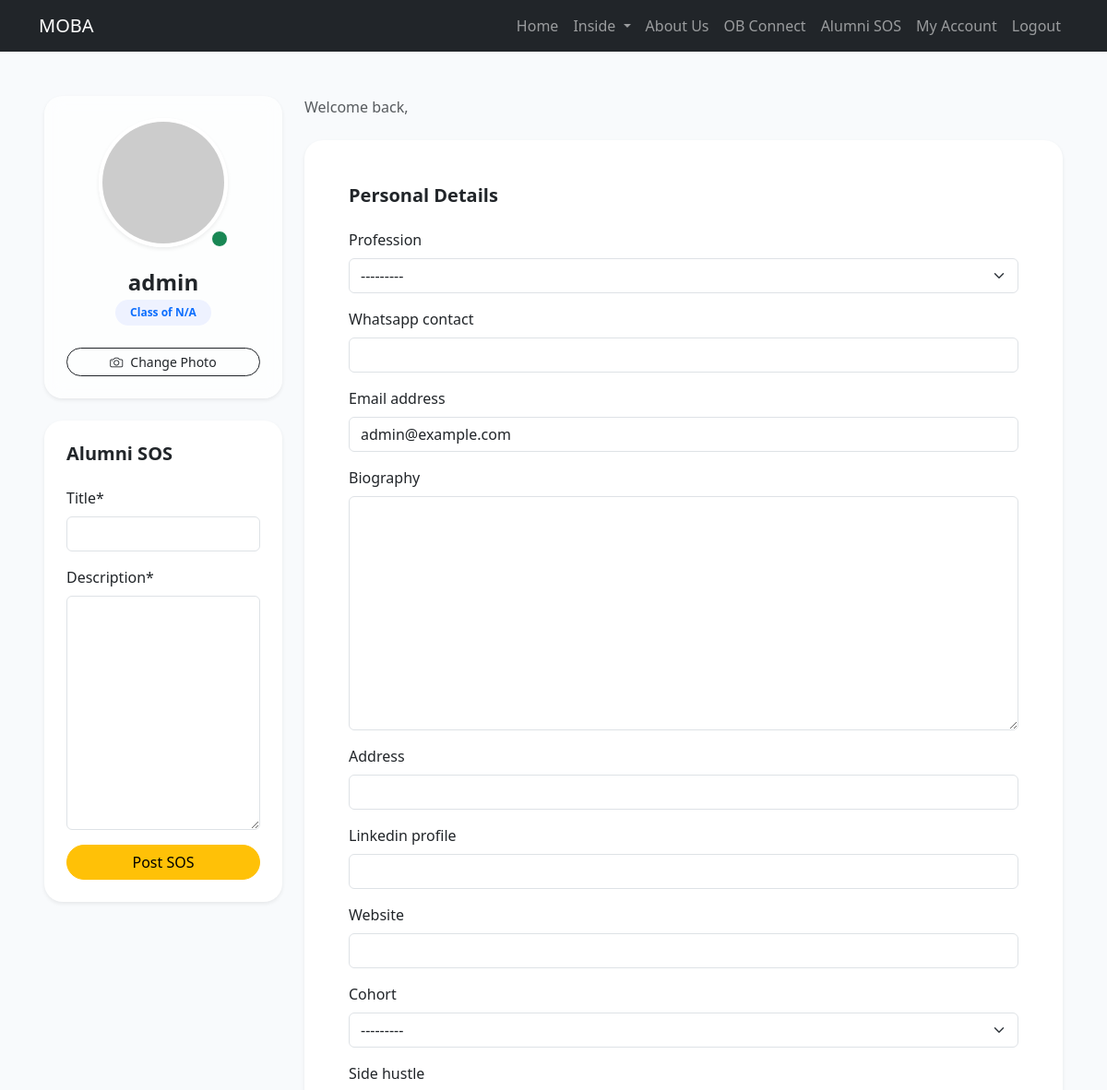
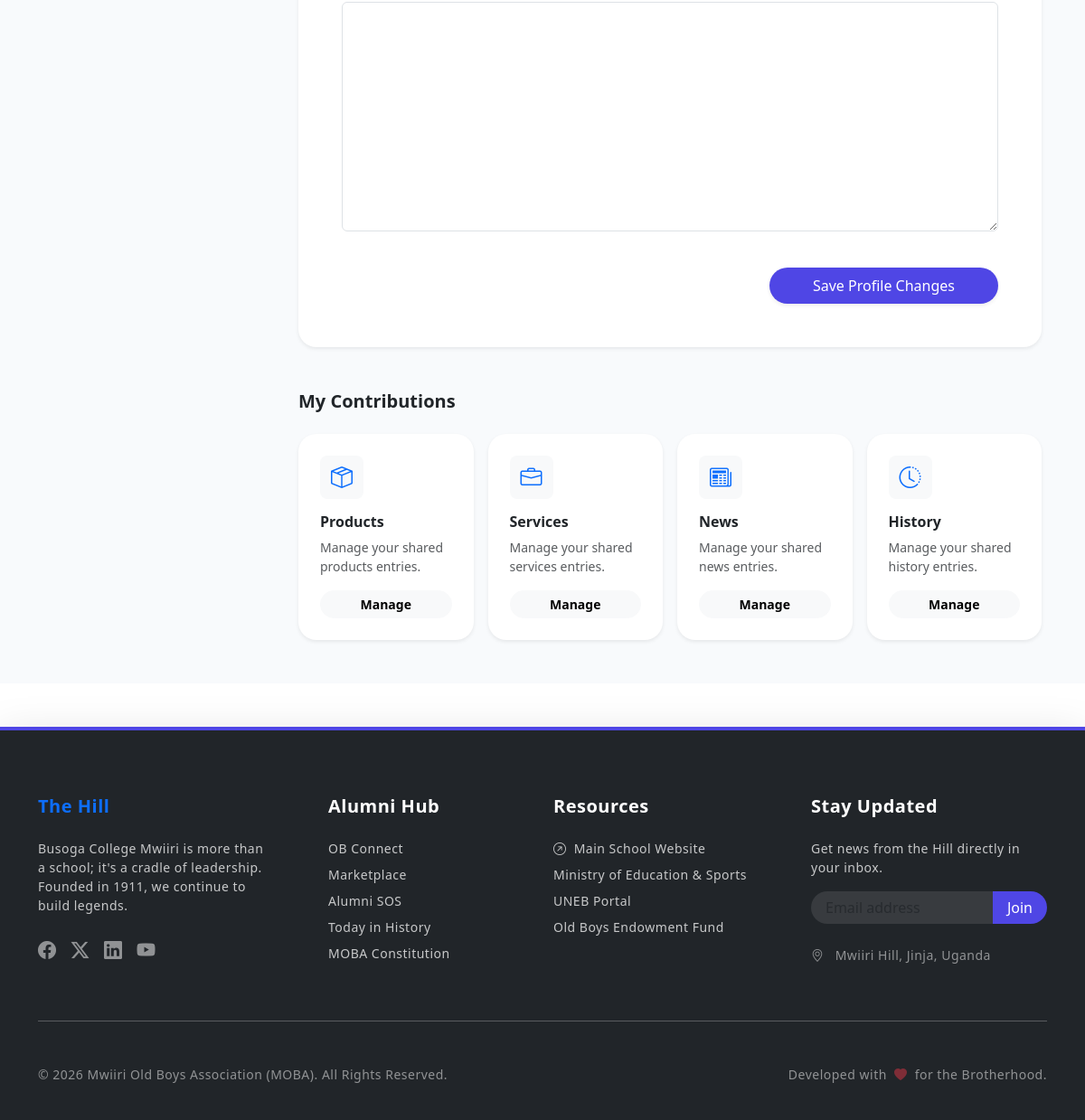
The app's page /accounts/my-account/ (signed in) with its own data (2 pictures, top to bottom).
### users/models.py (models this page shows, shortened)
class User(AbstractUser):
    class Role(models.TextChoices):
        PUBLIC = "PUBLIC", "Public"
        SUBSCRIBER = "SUBSCRIBER", "Subscriber"
        ADMIN = "ADMIN", "Admin"
    base_role = Role.PUBLIC
    role = models.CharField(max_length=50, choices=Role.choices, default=base_role)
    cohort = models.ForeignKey('organisation.Cohort', on_delete=models.SET_NULL, null=True, blank=True)
    house = models.ForeignKey('organisation.House', on_delete=models.SET_NULL, null=True, blank=True)
    phone_number = models.CharField(max_length=20)
    linkedin_profile = models.URLField(blank=True)
    website = models.URLField(blank=True)
    address = models.CharField(max_length=255, blank=True)
    profession = models.ForeignKey('organisation.Profession', on_delete=models.SET_NULL, null=True, blank=True)
    whatsapp_contact = models.CharField(max_length=20, blank=True)
    biography = models.TextField(max_length=150, blank=True)
    side_hustle = models.TextField(blank=True)

### users/views.py (the view, shortened to what this page needs)
# urls.py: path('my-account/', views.MyAccountView.as_view(), name='my_account'),
class MyAccountView(View):
    template_name = 'users/my_account.html'
    def get(self, request, *args, **kwargs):
        if request.user.is_authenticated:
            form = ProfileForm(instance=request.user)
            sos_form = SOSRequestForm()
        else:
            form = None
            sos_form = None
        content_types = ["Products", "Services", "News", "History"]
        return render(request, self.template_name, {'form': form, 'sos_form': sos_form, 'content_types': content_types})

### users/forms.py
class ProfileForm(forms.ModelForm):
    profession = forms.ModelChoiceField(
        queryset=Profession.objects.all(),
        widget=forms.Select(attrs={'class': 'form-select'}),
        required=False
    )
    class Meta:
        model = User
        fields = ('profession', 'whatsapp_contact', 'email', 'biography', 'address', 'linkedin_profile', 'website', 'cohort', 'side_hustle')

### alumni_sos/forms.py
class SOSRequestForm(forms.ModelForm):
    class Meta:
        model = SOSRequest
        fields = ('title', 'description')

### organisation/models.py (called while the page is built)
    def __str__(self):
        return self.name

    def __str__(self):
        return self.name

### users/templates/users/my_account.html (shortened to what this page needs)
{% extends "base.html" %}
{% load crispy_forms_tags %}
{% block content %}
<div class="container-fluid py-5 px-lg-5" style="background: #f8fafc; min-height: 100vh;">
    <div class="row g-4">
        <div class="col-lg-3">
            <div class="card border-0 shadow-sm overflow-hidden" style="border-radius: 20px; background: rgba(255, 255, 255, 0.7); backdrop-filter: blur(10px);">
                <div class="card-body text-center p-4">
                    <div class="position-relative d-inline-block mb-4">
                        <img src="{% if user.profile.profile_picture %}{{ user.profile.profile_picture.url }}{% else %}https://ui-avatars.com/api/?name={{ user.username }}&background=0D6EFD&color=fff&size=150{% endif %}"
                             class="rounded-circle border border-4 border-white shadow-sm"
                             width="140" height="140" alt="Avatar" style="object-fit: cover;">
                        <span class="position-absolute bottom-0 end-0 bg-success border border-white rounded-circle p-2" title="Member Approved"></span>
                    </div>
                    <h4 class="fw-bold mb-1">{{ user.get_full_name|default:user.username }}</h4>
                    <p class="badge bg-primary-soft text-primary px-3 py-2 rounded-pill mb-4" style="background: #eef2ff;">
                        Class of {{ user.profile.cohort|default:'N/A' }}
                    </p>
                    <div class="d-grid gap-2">
                        <form method="post" enctype="multipart/form-data" action="{% url 'my_account' %}" id="pfp-form">
                            <button type="button" onclick="document.getElementById('profile_picture').click();" class="btn btn-outline-dark btn-sm w-100 rounded-pill">
                                <i class="bi bi-camera me-2"></i>Change Photo
                            </button>
                        </form>
                    </div>
                </div>
            </div>
            <div class="card border-0 shadow-sm mt-4" style="border-radius: 20px;">
                <div class="card-body p-4">
                    <h5 class="fw-bold mb-4">Alumni SOS</h5>
                    <form method="post" action="{% url 'alumni_sos' %}">
                        {{ sos_form|crispy }}
                        <button type="submit" name="submit_sos" class="btn btn-warning w-100 rounded-pill">Post SOS</button>
                    </form>
                </div>
            </div>
        </div>
        <div class="col-lg-9">
            <div class="d-flex justify-content-between align-items-center mb-4">
                <span class="text-muted">Welcome back, {{ user.first_name }}</span>
            </div>
            <div class="card border-0 shadow-sm mb-5" style="border-radius: 20px;">
                <div class="card-body p-4 p-md-5">
                    <h5 class="fw-bold mb-4">Personal Details</h5>
                    <form method="post" action="{% url 'my_account' %}" class="row g-3">
                        <div class="col-12">
                            {{ form|crispy }}
                        </div>
                        <div class="col-12 mt-4 text-end">
                            <button type="submit" name="update_profile" class="btn btn-primary px-5 py-2 rounded-pill shadow-sm">
                                Save Profile Changes
                            </button>
                        </div>
                    </form>
                </div>
            </div>
            <h5 class="fw-bold mb-4">My Contributions</h5>
            <div class="row g-3">
                {% for item in content_types %}
                <div class="col-md-6 col-xl-3">
                    <div class="card border-0 shadow-sm h-100 bento-card" style="border-radius: 20px; transition: transform 0.2s;">
                        <div class="card-body p-4 d-flex flex-column">
                            <div class="icon-shape bg-light text-primary rounded-3 mb-3 d-flex align-items-center justify-content-center" style="width: 48px; height: 48px;">
                                {% if item == "Products" %}<i class="bi bi-box-seam fs-4"></i>
                                {% elif item == "Services" %}<i class="bi bi-briefcase fs-4"></i>
                                {% elif item == "News" %}<i class="bi bi-newspaper fs-4"></i>
                                {% else %}<i class="bi bi-clock-history fs-4"></i>{% endif %}
                            </div>
                            <h6 class="fw-bold">{{ item }}</h6>
                            <p class="text-muted small">Manage your shared {{ item|lower }} entries.</p>
                            <div class="mt-auto">
                                <a href="{% if item == 'Products' %}{% url 'product_add' %}{% elif item == 'Services' %}{% url 'service_add' %}{% elif item == 'News' %}{% url 'news_add' %}{% else %}#{% endif %}" class="btn btn-light btn-sm w-100 rounded-pill fw-semibold">Manage</a>
                            </div>
                        </div>
                    </div>
                </div>
                {% endfor %}
            </div>
        </div>
    </div>
</div>
{% endblock %}

### users/templates/users/my_account.html (style rules this page uses)
.bg-primary-soft { background-color: #eef2ff; color: #4f46e5; }
.btn-primary { background: #4f46e5; border: none; }

### core/templates/footer.html (style rules this page uses)
a { transition: all 0.3s ease; }

### records on screen
User: get_full_name "admin", profession "---------", email "admin@example.com", cohort "---------"

### other values on screen
{{ user.profile.cohort|default:'N/A' }} "N/A"
{{ item }} "Products" "Services" "News" "History"
{{ item|lower }} "products" "services" "news" "history"
